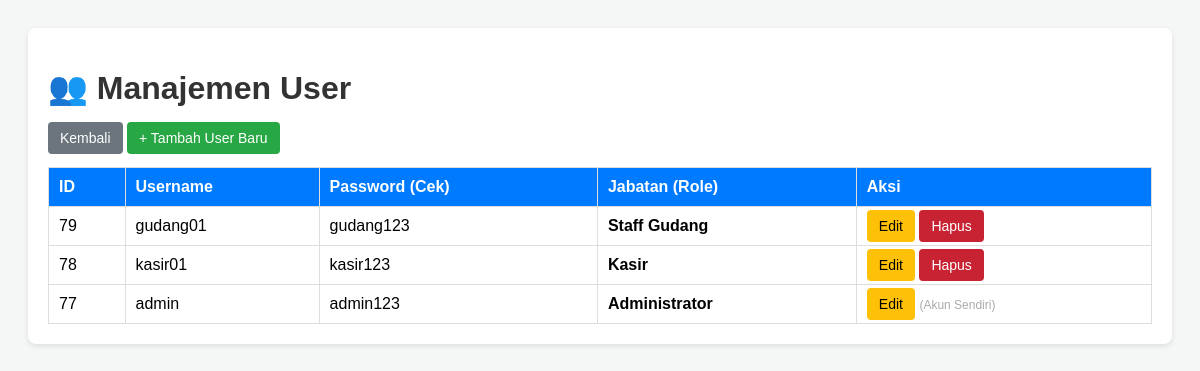
The app's page /user_list.php (signed in) with its own data.
### tables this page shows
CREATE TABLE user (
   iduser INT AUTO_INCREMENT PRIMARY KEY,
   username VARCHAR(45),
   password VARCHAR(100),
   idrole INT NOT NULL,
   FOREIGN KEY (idrole) REFERENCES role(idrole));

CREATE TABLE role (
   idrole INT AUTO_INCREMENT PRIMARY KEY,
   nama_role VARCHAR(100));

### koneksi.php (called while the page is built, shortened)
<?php
require_once __DIR__ . '/classes/respon.php';
class DbConnection {
    private string $host = '127.0.0.1';
    private string $user = 'root';
    private string $pass = '';
    private string $db   = 'db_toko';
    private ?mysqli $conn = null;
    private function init_connect(): void {
        $this->conn = new mysqli($this->host, $this->user, $this->pass, $this->db);
    }
    public function send_query(string $query): Respon {
        $result = $this->conn->query($query);
        return new Respon(true, "Data diambil", $result->fetch_all(MYSQLI_ASSOC));
    }
}
?>

### classes/respon.php (called while the page is built, shortened)
<?php
class Respon {
    public function __construct(bool $sukses, string $pesan, ?array $data = null) {
        $this->data = $data;
    }
}
?>

### user_list.php (the view, shortened to what this page needs)
<?php
require_once 'koneksi.php';
$db = new DbConnection();
$query = "SELECT u.*, r.nama_role
          FROM user u
          JOIN role r ON u.idrole = r.idrole
          ORDER BY u.iduser DESC";
$respon = $db->send_query($query);
$data_user = $respon->data;
?>
<!DOCTYPE html>
<html lang="id">
<head>
</head>
<body>
    <div class="container">
        <h1>👥 Manajemen User</h1>
        <a href="dashboard.php" class="btn btn-back">Kembali</a>
        <a href="user_form.php" class="btn btn-add">+ Tambah User Baru</a>
        <table>
            <thead>
                <tr>
                    <th>ID</th>
                    <th>Username</th>
                    <th>Password (Cek)</th>
                    <th>Jabatan (Role)</th>
                    <th>Aksi</th>
                </tr>
            </thead>
            <tbody>
                <?php foreach($data_user as $row): ?>
                <tr>
                    <td><?php echo $row['iduser']; ?></td>
                    <td><?php echo htmlspecialchars($row['username']); ?></td>
                    <td><?php echo htmlspecialchars($row['password']); ?></td>
                    <td><strong><?php echo $row['nama_role']; ?></strong></td>
                    <td>
                        <a href="user_form.php?id=<?php echo $row['iduser']; ?>" class="btn btn-edit">Edit</a>
                        <?php if($row['iduser'] != $_SESSION['iduser']): ?>
                            <a href="user_proses.php?aksi=hapus&id=<?php echo $row['iduser']; ?>"
                               class="btn btn-delete"
                               onclick="return confirm('Yakin ingin menghapus user ini?')">Hapus</a>
                        <?php else: ?>
                            <span style="color:#aaa; font-size:12px;">(Akun Sendiri)</span>
                        <?php endif; ?>
                    </td>
                </tr>
                <?php endforeach; ?>
            </tbody>
        </table>
    </div>
</body>
</html>

### user_list.php (style rules this page uses)
body { font-family: Arial, sans-serif; background-color: #f4f7f6; padding: 20px; }
.container { background: white; padding: 20px; border-radius: 8px; box-shadow: 0 2px 5px rgba(0,0,0,0.1); }
h1 { color: #333; }
.btn { padding: 8px 12px; text-decoration: none; border-radius: 4px; color: white; font-size: 14px; border: none; cursor: pointer; }
.btn-add { background-color: #28a745; }
.btn-edit { background-color: #ffc107; color: black; }
.btn-delete { background-color: #c82333; }
.btn-back { background-color: #6c757d; }
table { width: 100%; border-collapse: collapse; margin-top: 20px; }
th, td { border: 1px solid #ddd; padding: 10px; text-align: left; }
th { background-color: #007bff; color: white; }

### records on screen
user: iduser "79", username "gudang01", password "gudang123", idrole.nama_role "Staff Gudang"
user: iduser "78", username "kasir01", password "kasir123", idrole.nama_role "Kasir"
user: iduser "77", username "admin", password "admin123", idrole.nama_role "Administrator", shows "(Akun Sendiri)"
